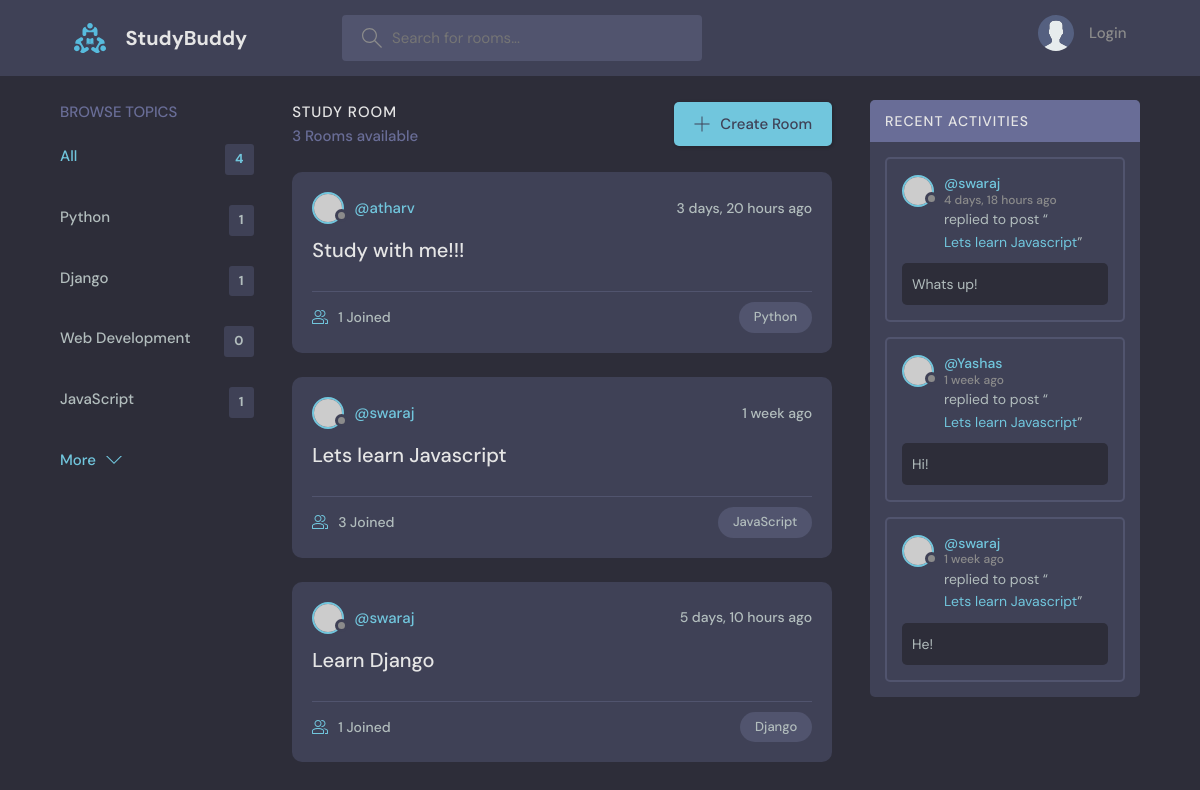
The page / on the database its author committed.
### base/models.py (models this page shows, shortened)
class Topic(models.Model):
    name = models.CharField(max_length = 200)

class Room(models.Model):
    host = models.ForeignKey(User, on_delete = models.SET_NULL, null = True)
    topic = models.ForeignKey(Topic, on_delete = models.SET_NULL, null = True)
    name = models.CharField(max_length = 200)
    description = models.TextField(null = True)
    participants = models.ManyToManyField(User, related_name='participants', blank = True)
    updated = models.DateTimeField(auto_now = True)
    created = models.DateTimeField(auto_now_add = True)
    class Meta:
        ordering = ['-updated', '-created']
    def __str__(self):
        return self.name

class Message(models.Model):
    user = models.ForeignKey(User, on_delete = models.CASCADE)
    room = models.ForeignKey(Room, on_delete = models.CASCADE)
    body = models.TextField()
    updated = models.DateTimeField(auto_now = True)
    created = models.DateTimeField(auto_now_add = True)
    class Meta:
        ordering = ['-updated', '-created']

### base/views.py (the view)
# urls.py: path('', views.home, name = "home"),
def home(request):
    q = request.GET.get('q') if request.GET.get('q') != None else ''
    rooms = Room.objects.filter(
    Q(topic__name__icontains = q) |
    Q(name__icontains = q) |
    Q(description__icontains = q)
    )
    rooms_count = rooms.count()
    room_messages = Message.objects.filter(Q(room__topic__name__icontains = q))
    topics = Topic.objects.all()[:5]
    return render(request, 'base/home.html', {'rooms': rooms, 'topics':topics, 'rooms_count':rooms_count, 'room_messages':room_messages})

### base/templates/base/home.html (shortened to what this page needs)
{% extends 'main.html' %}
{% block content %}
    <main class="layout layout--3">
      <div class="container">
        {% include 'base/topics_component.html'%}
        <div class="roomList">
          <div class="roomList__header">
            <div>
              <h2>Study Room</h2>
              <p>{{rooms_count}} Rooms available</p>
            </div>
            <a class="btn btn--main" href="{% url 'createroom'%}">
              <svg version="1.1" xmlns="http://www.w3.org/2000/svg" width="32" height="32" viewBox="0 0 32 32">
                <title>add</title>
                <path
                  d="M16.943 0.943h-1.885v14.115h-14.115v1.885h14.115v14.115h1.885v-14.115h14.115v-1.885h-14.115v-14.115z"
                ></path>
              </svg>
              Create Room
            </a>
          </div>
          {% include 'base/feed_component.html'%}
        </div>
        {% include 'base/activity_component.html'%}
      </div>
    </main>
{% endblock content %}

### base/templates/base/topics_component.html
<div class="topics">
    <div class="topics__header">
      <h2>Browse Topics</h2>
    </div>
    <ul class="topics__list">
      <li>
        <a href="{% url 'home' %}" class="active">All <span>{{topics.count}}</span></a>
      </li>
      {% for topic in topics%}
      <li>
        <a href="{% url 'home' %}?q={{topic.name}}">{{topic.name}}<span>{{topic.room_set.all.count}}</span></a>
      </li>
      {%endfor%}
    </ul>
    <a class="btn btn--link" href="{% url 'topics'%}">
      More
      <svg version="1.1" xmlns="http://www.w3.org/2000/svg" width="32" height="32" viewBox="0 0 32 32">
        <title>chevron-down</title>
        <path d="M16 21l-13-13h-3l16 16 16-16h-3l-13 13z"></path>
      </svg>
    </a>
  </div>

### base/templates/base/feed_component.html (shortened to what this page needs)
{% for room in rooms %}
<div class="roomListRoom">
    <div class="roomListRoom__header">
      <a href="{% url 'userprofile' room.host.id %}" class="roomListRoom__author">
        <div class="avatar avatar--small">
          <img src="https://randomuser.me/api/portraits/women/11.jpg" />
        </div>
        <span>@{{room.host.username}}</span>
      </a>
      <div class="roomListRoom__actions">
        <span>{{room.created|timesince}} ago</span>
      </div>
    </div>
    <div class="roomListRoom__content">
      <a href="{% url 'room' room.id %}">{{room.name}}</a>
    </div>
    <div class="roomListRoom__meta">
      <a href="{% url 'room' room.id %}" class="roomListRoom__joined">
        {{room.participants.all.count}} Joined
      </a>
      <p class="roomListRoom__topic">{{room.topic.name}}</p>
    </div>
  </div>
{% endfor %}

### base/templates/base/activity_component.html (shortened to what this page needs)
<div class="activities">
    <div class="activities__header">
      <h2>Recent Activities</h2>
    </div>
    {% for message in room_messages%}
    <div class="activities__box">
      <div class="activities__boxHeader roomListRoom__header">
        <a href="{% url 'userprofile' message.user.id %}" class="roomListRoom__author">
          <div class="avatar avatar--small">
            <img src="https://randomuser.me/api/portraits/women/11.jpg" />
          </div>
          <p>
            @{{message.user}}
            <span>{{message.created|timesince}} ago</span>
          </p>
        </a>
      </div>
      <div class="activities__boxContent">
        <p>replied to post “<a href="{% url 'room' message.room.id %}">{{message.room}}</a>”</p>
        <div class="activities__boxRoomContent">
          {{message.body}}
        </div>
      </div>
    </div>
    {% endfor %}
  </div>

### rows shown on the page
Topic: name "Python", room_set.all.count "1"
Topic: name "Django", room_set.all.count "1"
Topic: name "Web Development", room_set.all.count "0"
Topic: name "JavaScript", room_set.all.count "1"
Room: host.username "atharv", created "3 days, 20 hours", name "Study with me!!!", participants.all.count "1", topic.name "Python"
Room: host.username "swaraj", created "1 week", name "Lets learn Javascript", participants.all.count "3", topic.name "JavaScript"
Room: host.username "swaraj", created "5 days, 10 hours", name "Learn Django", participants.all.count "1", topic.name "Django"
Message: user "swaraj", created "4 days, 18 hours", room "Lets learn Javascript", body "Whats up!"
Message: user "Yashas", created "1 week", room "Lets learn Javascript", body "Hi!"
Message: user "swaraj", created "1 week", room "Lets learn Javascript", body "He!"

### other values the page prints
{{ topics.count }} "4"
{{ rooms_count }} "3"
